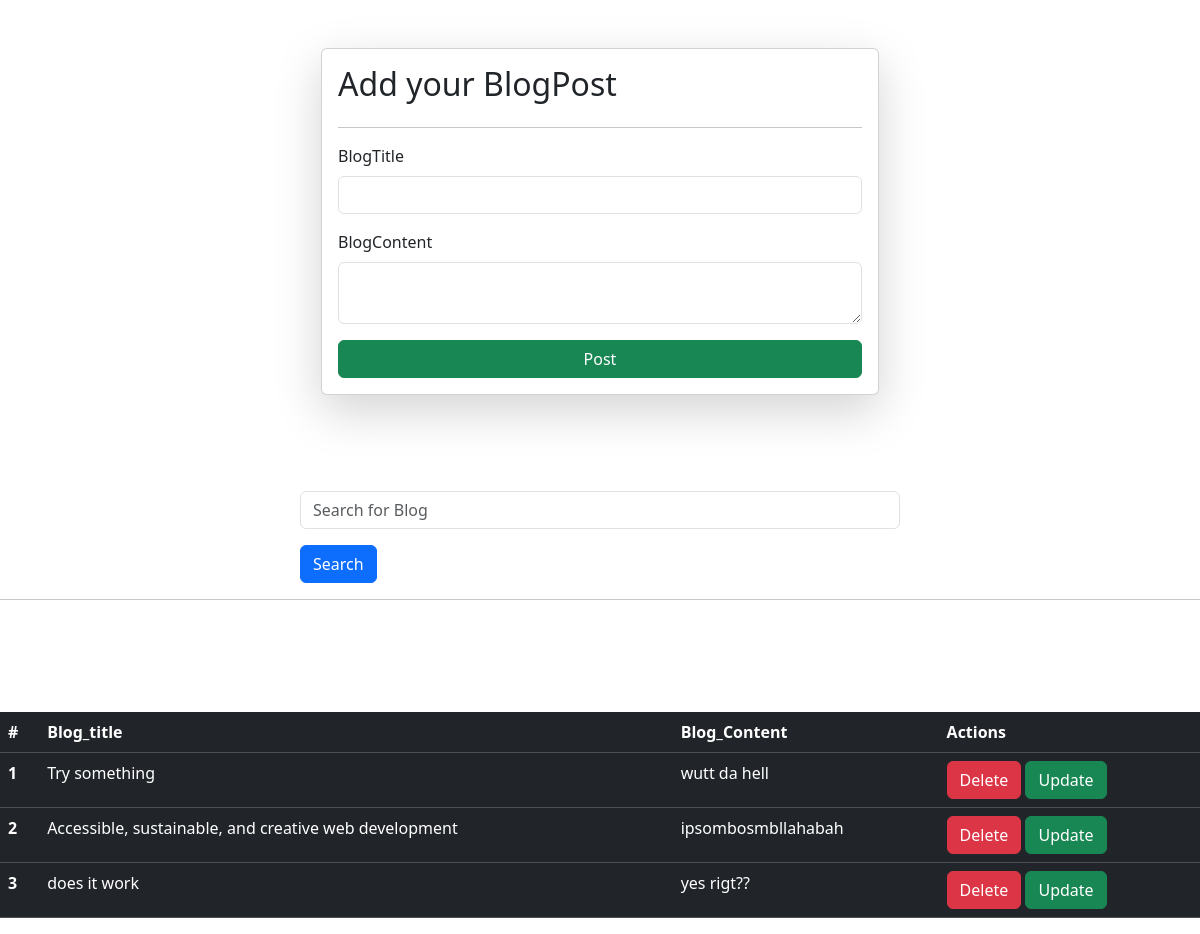
The app's page /, older data.
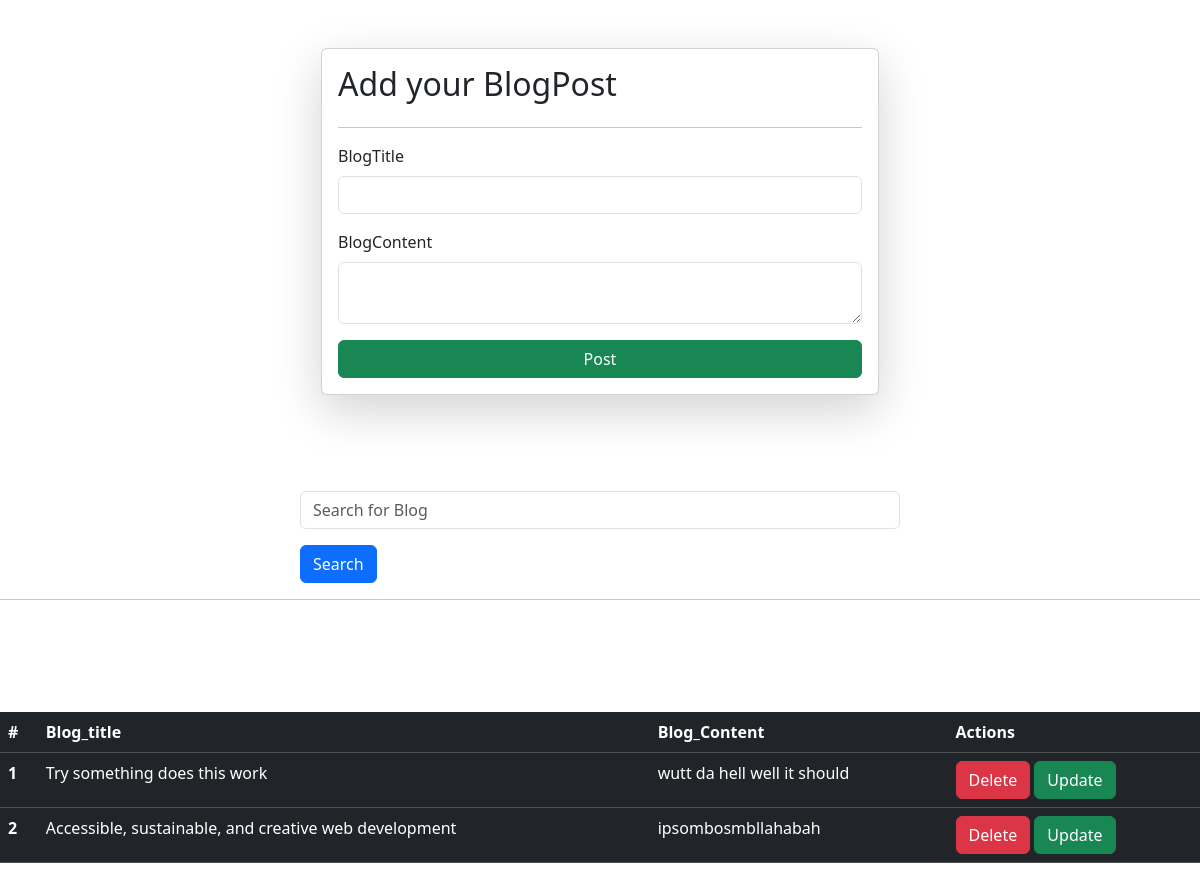
The same page, newer data.
### blog/models.py (models this page shows)
class blogs(models.Model):
    blog_name = models.TextField(max_length=50)
    blog_content = models.TextField(max_length=1000)

### blog/views.py (the view, shortened to what this page needs)
# urls.py: path('', blogs_view, name='home'),
def blogs_view(request):
    queryset = blogs.objects.all()
    if request.GET.get('search'):
        queryset = queryset.filter(blog_name__icontains = request.GET.get('search'))
    context = {
        'blog_list': queryset
    }
    return render(request,'form.html',context)

### blog/templates/form.html (shortened to what this page needs)
<!DOCTYPE html>
<html lang="en">
<head>
    <link href="https://cdn.jsdelivr.net/npm/bootstrap@5.3.3/dist/css/bootstrap.min.css" rel="stylesheet">
</head>
<body>
    <div class="container mt-5">
        <form class="col-6 mx-auto card p-3 shadow-lg" method="post" enctype="multipart/form-data">
            <h2>Add your BlogPost</h2>
            <hr>
            <div class="mb-3">
              <label for="exampleInputEmail1" class="form-label">BlogTitle</label>
              <input type="text" class="form-control" name="blog_name">
            </div>
            <div class="mb-3">
              <label for="exampleInputPassword1" class="form-label" >BlogContent</label>
              <textarea class="form-control" name="blog_content"></textarea>
            </div>
              <button type="submit" class="btn btn-success">Post</button>
          </form>
          <br><br><br><br>
    </div>
    <div class="mx-auto col-6">
      <form>
      <div class="mb-3">
      <input type="text" class="form-control" name="search" placeholder ="Search for Blog">
    </div>
    <button type = "submit" class="btn btn-primary">Search </button>
    </form>
  </div>
  <hr>
    <br><br><br><br>
    <table class="table table-dark">
      <thead>
        <tr>
          <th scope="col">#</th>
          <th scope="col">Blog_title</th>
          <th scope="col">Blog_Content</th>
          <th scope="col">Actions</th>
        </tr>
      </thead>
      <tbody>
          {% for blog in blog_list %}
        <tr>
          <th scope="row">{{forloop.counter}}</th>
          <td>{{blog.blog_name}}</td>
          <td>{{blog.blog_content}}</td>
          <td><a href="/delete-blog/{{blog.id}}" class="btn btn-danger">Delete</a>
          <a href="/update-blog/{{blog.id}}" class="btn btn-success">Update</a></td>
        </tr>
       {% endfor %}
      </tbody>
    </table>
</body>
</html>

Row changes from the older to the newer data that the page shows:
removed blogs: blog_name "does it work", blog_content "yes rigt??"
changed blogs: blog_name "Try something" → "Try something does this work"; blog_content "wutt da hell" → "wutt da hell well it should"
